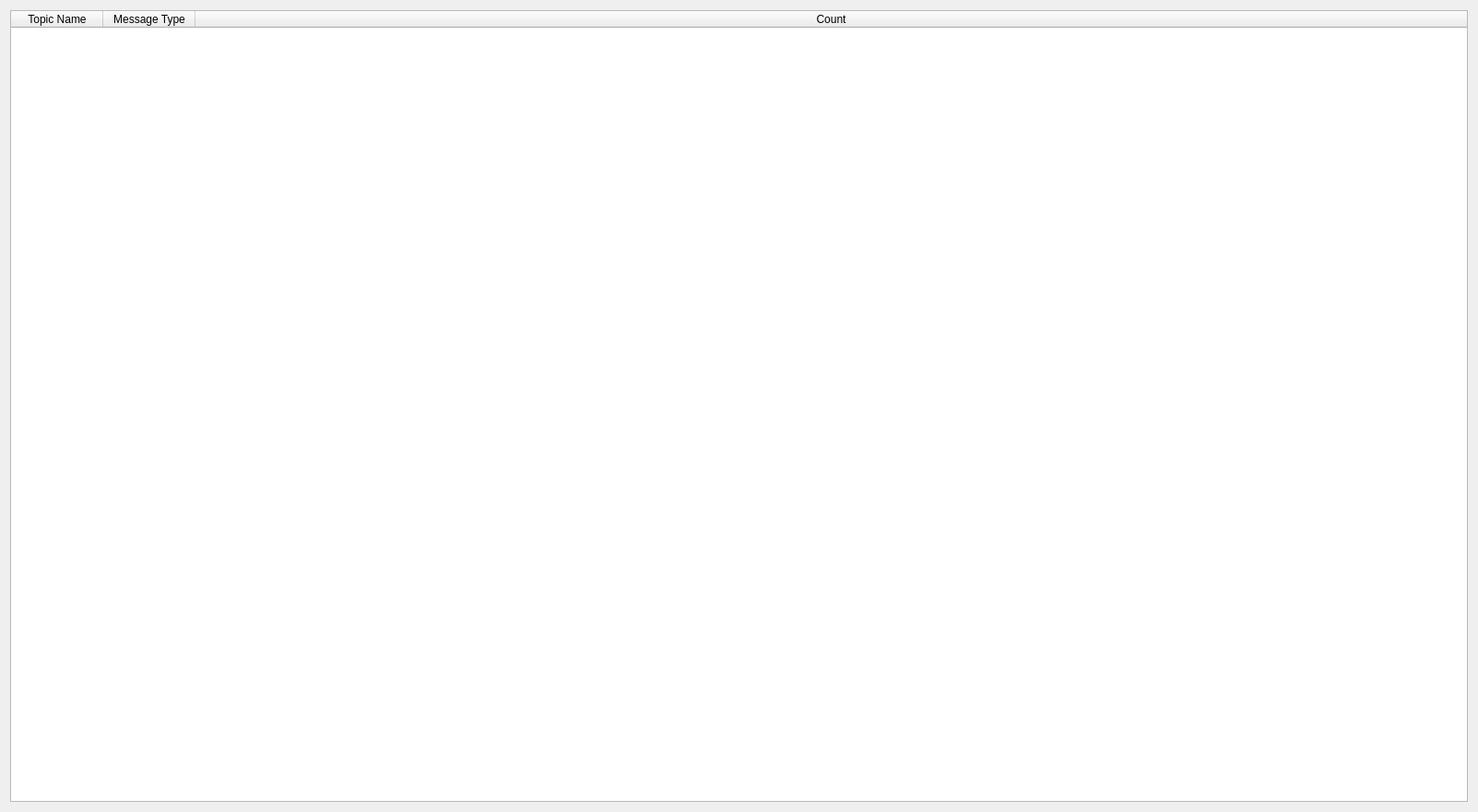
<?xml version="1.0" encoding="UTF-8"?>
<ui version="4.0">
 <class>DataLoaderWidget</class>
 <widget class="QWidget" name="DataLoaderWidget">
  <property name="geometry">
   <rect>
    <x>0</x>
    <y>0</y>
    <width>1603</width>
    <height>881</height>
   </rect>
  </property>
  <property name="windowTitle">
   <string>QGIS ROS</string>
  </property>
  <layout class="QVBoxLayout" name="verticalLayout">
   <item>
    <widget class="QTableWidget" name="tableWidget">
     <property name="selectionMode">
      <enum>QAbstractItemView::SingleSelection</enum>
     </property>
     <property name="selectionBehavior">
      <enum>QAbstractItemView::SelectRows</enum>
     </property>
     <property name="sortingEnabled">
      <bool>true</bool>
     </property>
     <property name="rowCount">
      <number>0</number>
     </property>
     <property name="columnCount">
      <number>3</number>
     </property>
     <attribute name="horizontalHeaderVisible">
      <bool>true</bool>
     </attribute>
     <attribute name="horizontalHeaderCascadingSectionResizes">
      <bool>true</bool>
     </attribute>
     <attribute name="horizontalHeaderHighlightSections">
      <bool>true</bool>
     </attribute>
     <attribute name="horizontalHeaderShowSortIndicator" stdset="0">
      <bool>true</bool>
     </attribute>
     <attribute name="horizontalHeaderStretchLastSection">
      <bool>true</bool>
     </attribute>
     <attribute name="verticalHeaderVisible">
      <bool>false</bool>
     </attribute>
     <column>
      <property name="text">
       <string>Topic Name</string>
      </property>
     </column>
     <column>
      <property name="text">
       <string>Message Type</string>
      </property>
     </column>
     <column>
      <property name="text">
       <string>Count</string>
      </property>
     </column>
    </widget>
   </item>
  </layout>
 </widget>
 <resources/>
 <connections/>
</ui>
